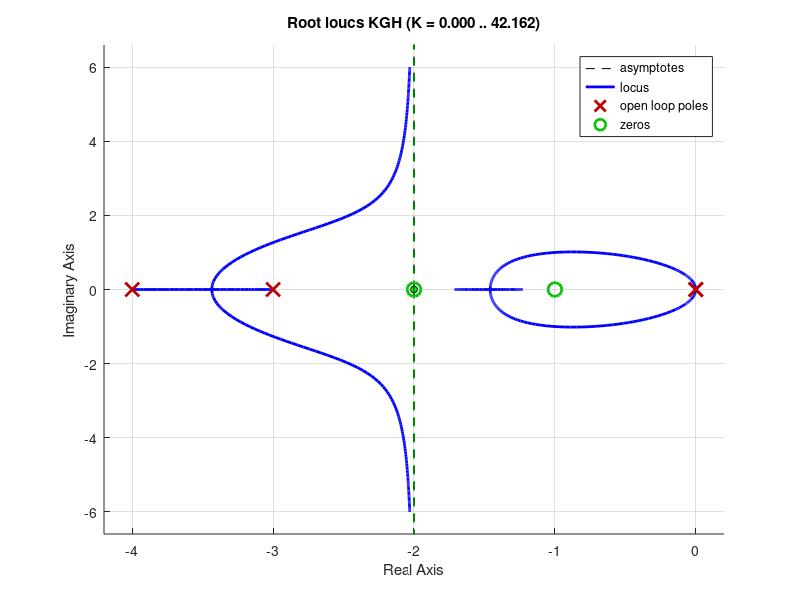

This figure's MATLAB source:
%% Ejercicio 1

close all;
clc;
clear;

%% Definicion de la Fdt

% Definimos la variable de Laplace
s = tf ('s');

% Definimos KGH
KGH = ((s+1)*(s+2))/(s^2*(s+3)*(s+4));

% Guardamos polos y ceros

polos = pole(KGH);
ceros = zero(KGH);

% Inicializamos la figura
figure('Name','LGR')

xlabel('Parte Real');
ylabel('Parte Imaginaria');
title('Lugar de Raíces con Asíntotas');
hold on;

% Calculo de asisntotas
% Rango
num_polos = length(polos);
num_ceros = length(ceros);
rango = num_polos - num_ceros;

% Inicializa vectores para los valores de los angulos de las asintotas
asintotas_rad = zeros(1,rango); % vector col=1 filas=rango
asintotas_grad = zeros(1,rango);

%calculo de las asistotas

for n = 0:(rango-1) % Itera desde 0 hasta rango-1

    % Calcula la asintota en radianes
    asintotas_rad(n+1) = ((2*n+1)*pi)/(rango); % matlab indices desde 1
    % Convertimos los radianes a grados
    asintotas_grad(n+1) = asintotas_rad(n+1) * (180/pi);
end

% Calculo del centroide
% Sumar los calores de los polos y los ceros
suma_polos = sum(polos);
suma_ceros = sum(ceros);
% Resta de sumas polos-ceros
polos_menos_ceros = suma_polos - suma_ceros;

% Centroide

if rango ~= 0 % si rango es diferente de cero
    centroide = polos_menos_ceros/rango;
else % Cuando rango == 0
    centroide = NaN;
    warning('El rango es cero, division entre cero evitada');
end

% Dibuja el centroide
plot(real(centroide), imag(centroide), 'o', 'MarkerSize', 5, ...
    'MarkerFaceColor', 'g', 'MarkerEdgeColor', 'k');

% Dibujado de las asintotas
for n = 0:(rango-1)
    % Calcula la direccion de la asintota
    angulo = asintotas_rad(n+1);
    % Ajusta la longitud de la asintota
    longitud_asintota = 15;

    % Calculo de las coordenadas iniciales de la asintota
    x_inicial = real(centroide);
    y_inicial = imag(centroide);

    % Calciulo de las coodenadas finales de la asintota
    x_final = x_inicial + longitud_asintota * cos(angulo);
    y_final = y_inicial + longitud_asintota * sin(angulo);
    

    % Dibujado de las asintotas
    plot([x_inicial, x_final], [y_inicial, y_final], 'g--', ...
        'LineWidth', 1.5);
    hold on;
end

% LGR
rlocus(KGH);
grid on; % Añadir cuadrícula
hold off;